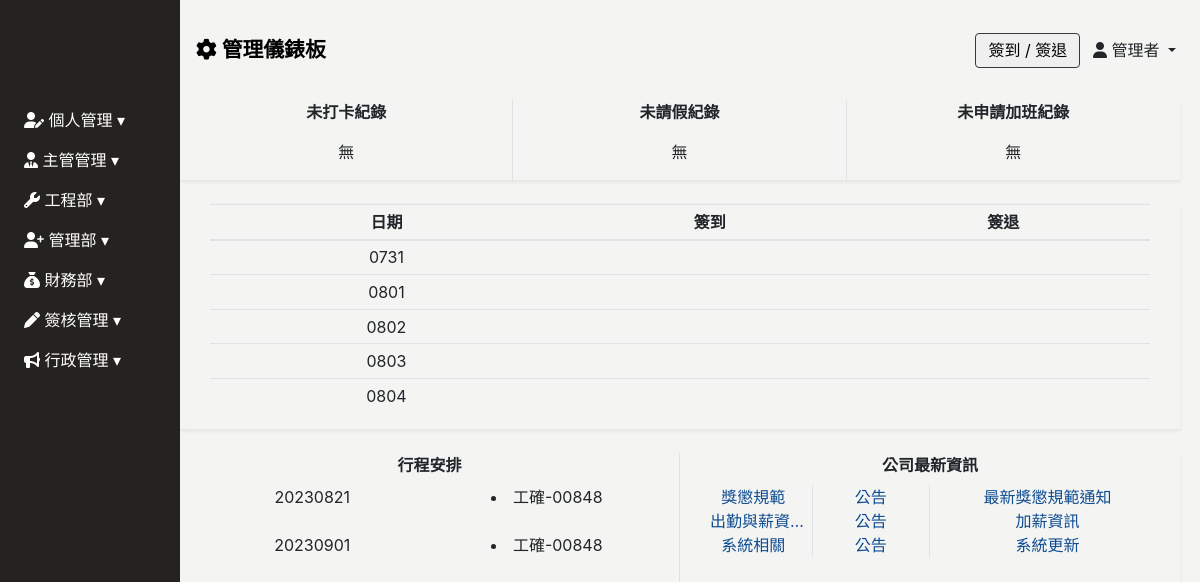
The app's page / (signed in) with its own data.
### Backend/models.py (models this page shows, shortened)
class ModifiedModel(models.Model):
    modified_by = models.ForeignKey("Employee", on_delete=models.SET_NULL, null=True, blank=True)
    created_date = models.DateField(default=timezone.now,verbose_name='建立日期')
    update_date = models.DateField(auto_now=True, verbose_name='更新日期')
    class Meta:
        abstract = True

class Employee(ModifiedModel):
    GENDER_CHOICES = [
        ('M', '男'),
        ('F', '女'),
    ]
    BLOOD_TYPE_CHOICES = [
        ('A', 'A型'),
        ('B', 'B型'),
        ('AB','AB型'),
        ('O', 'O型'),
    ]
    MARITAL_STATUS_CHOICES = [
        ('M', '已婚'),
        ('S', '未婚'),
        ('D', '離異'),
    ]
    MILITARY_STATUS_CHOICES = [
        ('M', '義務役'),
        ('E', '免服役'),
        ('A', '替代役'),
    ]
    user = models.OneToOneField(User, null=True, blank=True, on_delete=models.CASCADE)
    profile_image = models.ImageField(upload_to='employee_profile/', blank=True, null=True, default='employee_profile/default_profile.png', verbose_name='員工照片')
    full_name = models.CharField(max_length=10, null=True, blank=True, verbose_name='員工名稱')
    employee_id	 = models.CharField(max_length=30, blank=True,verbose_name='員工ID')
    departments = models.ForeignKey('Department', on_delete=models.SET_NULL, blank=True, null=True, related_name='employees', verbose_name='部門名稱')# 你可以通过department.employees.all()访问一个部门的所有员工。
    position = models.CharField(max_length=30, null=True, blank=True, verbose_name='職稱')
    phone_number = models.CharField(max_length=20, null=True, blank=True,verbose_name='手機號碼')
    contact_number = models.CharField(max_length=20, null=True, blank=True,verbose_name='聯絡電話')
    start_date = models.DateField(null=True, blank=True, verbose_name='到職日期')
    seniority = models.DecimalField(max_digits=3, decimal_places=1, null=True, blank=True, verbose_name='目前年資')
    id_number = models.CharField(max_length=20, null=True, blank=True, verbose_name='身份證字號')
    birthday = models.DateField(null=True, blank=True, verbose_name='出生日期')
    gender = models.CharField(max_length=1, choices=GENDER_CHOICES, null=True, blank=True, verbose_name='性別')
    blood_type = models.CharField(max_length=2, choices=BLOOD_TYPE_CHOICES, null=True, blank=True, verbose_name='血型')
    birth_place = models.CharField(max_length=100, null=True, blank=True, verbose_name='出生地')
    marital_status = models.CharField(max_length=1, choices=MARITAL_STATUS_CHOICES, null=True, blank=True, verbose_name='婚姻狀況')
    military_status = models.CharField(max_length=1, choices=MILITARY_STATUS_CHOICES, null=True, blank=True, verbose_name='兵役狀況')
    permanent_address = models.CharField(max_length=50, null=True, blank=True, verbose_name='戶籍地址')
    current_address_city = models.CharField(max_length=50, null=True, blank=True, verbose_name='現居地址縣市')
    current_address = models.CharField(max_length=50, null=True, blank=True, verbose_name='現居地址')
    location = models.CharField(max_length=50, null=True, blank=True, verbose_name='所在地')
    company_email = models.EmailField(null=True, blank=True, verbose_name='公司E_Mail')
    personal_email = models.EmailField(null=True, blank=True, verbose_name='個人E_Mail')
    emergency_contact = models.CharField(max_length=50, null=True, blank=True, verbose_name='緊急聯絡人1')
    emergency_contact_relations = models.CharField(max_length=50, null=True, blank=True, verbose_name='關係1')
    emergency_contact_phone = models.CharField(max_length=20, null=True, blank=True, verbose_name='聯絡人電話1')
    class Meta:
        verbose_name = "員工"   # 單數
        verbose_name_plural = verbose_name   #複數

class Project_Job_Assign(ModifiedModel):
    project_confirmation= models.ForeignKey(Project_Confirmation,on_delete=models.CASCADE,related_name='project',null=True, blank=True, verbose_name="工程確認單") # 連帶帶出來的資料可重複
    attendance_date =models.JSONField(null=True, blank=True, verbose_name="出勤日期")
    work_employee = models.ManyToManyField('Employee', related_name='projects_work_employee', blank=True, verbose_name='工作人員')
    lead_employee = models.ManyToManyField('Employee', related_name='projects_lead_employee', blank=True, verbose_name="帶班人員")
    vehicle = models.CharField(max_length=100,null=True, blank=True, verbose_name='使用車輛')
    location = models.CharField(max_length=100,null=True, blank=True, verbose_name="工作地點")
    project_type = models.CharField(max_length=100,null=True, blank=True, verbose_name='工作類型')
    remark = models.TextField(null=True, blank=True, verbose_name="備註")
    attachment = models.FileField(upload_to="project-attachment/", null=True, blank=True, verbose_name="工確單附件")
    class Meta:
        verbose_name = "工作派任計畫"   # 單數
        verbose_name_plural = verbose_name   #複數
        ordering = ['-id']
    def attachment_link(self):
        if self.attachment:
            return format_html("<a href='%s' download>下載</a>" % (self.attachment.url,))
        else:
            return "無"
    attachment_link.allow_tags = True

class Project_Confirmation(ModifiedModel):
    project_confirmation_id = models.CharField(max_length=100, null=True, blank=True, verbose_name="工確單編號")
    quotation_id = models.CharField(max_length=100, null=True, blank=True, verbose_name="報價單號")
    project_name = models.CharField(max_length=100, null=True, blank=True, verbose_name="工程名稱")
    order_id = models.CharField(max_length=100, null=True, blank=True, verbose_name='訂單編號')
    c_a = models.CharField(max_length=100, null=True, blank=True, verbose_name='母案編號')
    client = models.CharField(max_length=100, null=True, blank=True, verbose_name='客戶簡稱')
    requisition = models.CharField(max_length=100, null=True, blank=True, verbose_name='請購單位')
    turnover = models.CharField(max_length=10, null=True, blank=True, verbose_name='成交金額')
    is_completed = models.BooleanField(verbose_name='完工狀態',blank=True,default=False)
    completion_report_employee = models.ManyToManyField(Employee, related_name='projects_confirmation_report_employee', blank=True, verbose_name='完工回報人')
    completion_report_date = models.DateField(null=True, blank=True, verbose_name="完工回報日期")
    remark = models.TextField(null=True, blank=True, verbose_name="備註")
    attachment = models.FileField(upload_to="project_confirmation_reassignment_attachment", null=True, blank=True, verbose_name="完工重派附件")
    class Meta:
        verbose_name = "工程確認單"   # 單數
        verbose_name_plural = verbose_name   #複數
        ordering = ['-id']

class News(ModifiedModel):
    NEWS_TYPE = (
        ('1', '獎懲規範'),
        ('2', '系統相關'),
        ('3', '出勤與薪資相關'),
        ('4', '車輛相關'),
        ('5', '津貼相關'),
        ('6', '異常報告相關'),
    )
    CATEGORY_TYPE = (
        ('1', '公告'),
        ('2', '文管'),
    )
    LEVEL_TYPE = (
        ('H', '高'),
        ('M', '中'),
        ('L', '低'),
    )
    title = models.CharField(max_length=30, blank=True, null=True, verbose_name="公告標題")
    category = models.CharField(max_length=1, choices=NEWS_TYPE, blank=True, null=True, verbose_name="公告類別")
    type = models.CharField(max_length=1, choices=CATEGORY_TYPE, blank=True, null=True, verbose_name="類別")
    level = models.CharField(max_length=1, choices=LEVEL_TYPE, blank=True, null=True, verbose_name="重要性")
    editor_content = models.TextField(blank=True, null=True, verbose_name='內容')
    attachment = models.FileField(upload_to="news_attachment", null=True, blank=True, verbose_name="公告附件")
    class Meta:
        verbose_name = "最新消息"   # 單數
        verbose_name_plural = verbose_name   #複數

### Frontend/views.py (the view, shortened to what this page needs)
# urls.py: path('', views.Index.as_view(), name="index"),
class Index(View):
    def get(self,request):
        if not isinstance(request.user, AnonymousUser):
            news = News.objects.all()
            employeeid = request.user.employee
            clock_inout = get_weekly_clock_data(employeeid)
            related_projects = Project_Job_Assign.objects.filter(lead_employee__in=[employeeid])|Project_Job_Assign.objects.filter(    work_employee__in=[employeeid]        )
            related_projects = related_projects.distinct()
            grouped_projects = {}
            for project in related_projects:
                if project.attendance_date:
                    for date_str in project.attendance_date:
                        date_obj = date.fromisoformat(date_str)
                        print(date_obj)
                        print( date.today())
                        if date_obj >= date.today():
                            if date_str in grouped_projects:
                                grouped_projects[date_str].append(project)
                            else:
                                grouped_projects[date_str] = [project]
            sorted_grouped_projects = dict(sorted(grouped_projects.items()))
            context = {
                'clock_inout':clock_inout,
                'news':news,
                "grouped_projects":sorted_grouped_projects,
            }
            return render(request, 'index/index-login.html', context)
        else:
            return render(request, 'index/index-unlogin.html')

### Backend/utils.py (called while the page is built)
def get_weekdays(to_week):
    weekdays = []
    today = date.today()
    current_date = today - timedelta(days=today.weekday())
    while current_date.weekday() < to_week:
        weekdays.append(current_date)
        current_date += timedelta(days=1)
    return weekdays

def get_weekly_clock_data(userid):
    weekdays = get_weekdays(5)
    weekly_clock_data = []
    for weekday in weekdays:
        clock_records = Clock.objects.filter(created_date=weekday).filter(employee_id=userid).order_by('clock_time')
        check_in = clock_records.first().clock_time.strftime('%H:%M') if clock_records else ''
        check_out = clock_records.last().clock_time.strftime('%H:%M') if clock_records and len(clock_records) > 1 else ""
        daily_data = {
            'day': weekday.strftime('%m%d'),
            'checkin': check_in,
            'checkout': check_out
        }
        weekly_clock_data.append(daily_data)
    return weekly_clock_data

### Frontend/templatetags/custom_tags.py (called while the page is built)
@register.filter(name='highlight_date')
def highlight_date(date_str):
    try:
        date_obj = datetime.strptime(date_str, '%Y%m%d')
        today_date = datetime.now().date()
        if date_obj.date() == today_date:
            return f'<p style="color: red;">{date_str}</p>'
        else:
            return f'<p>{date_str}</p>'
    except ValueError:
        return date_str

### Frontend/templates/index/index-login.html (shortened to what this page needs)
{% extends 'base/base_dashboard.html' %}
{% block import %}
{% load static%}
{% endblock %}
{% load custom_tags %}
{% block main %}
<div class="main">
    <div class="container shadow-sm">
        <div class="row text-center">
            <div class="clock-inout-record border-right col-12 col-md-4">
                <div class="clock-inout-record-title font-weight-bold">未打卡紀錄</div>
                <div class="clock-inout-record-content my-3">
                    無
                </div>
            </div>
            <div class="clock-inout-record border-right col-12 col-md-4">
                <div class="clock-inout-record-title font-weight-bold">未請假紀錄</div>
                <div class="clock-inout-record-content my-3">
                    無
                </div>
            </div>
            <div class="clock-inout-record col-12 col-md-4">
                <div class="clock-inout-record-title font-weight-bold">未申請加班紀錄</div>
                <div class="clock-inout-record-content my-3">
                    無
                </div>
            </div>
        </div>
    </div>
    <div class="container shadow-sm mt-4">
        <div class="row text-center">
            <div class="col-12" style="min-height: 150px;">
                <div class="container table-responsive">
                    <table class="table table-sm table-hover">
                        <thead>
                            <tr class="text-nowrap">
                                <th>日期</th>
                                <th>簽到</th>
                                <th>簽退</th>
                            </tr>
                        </thead>
                        <tbody>
                            {% for e in clock_inout %}
                            <tr>
                                <td>{{ e.day }}</td>
                                <td>{{ e.checkin }}</td>
                                <td>{{ e.checkout }}</td>
                            </tr>
                            {% endfor %}
                        </tbody>
                    </table>
                </div>
            </div>
        </div>
    </div>
    <div class="container shadow-sm mt-4">
        <div class="row text-center">
            <div class="col-12 col-md-6  border-right" style="min-height: 150px;">
                <div class="font-weight-bold mb-2">行程安排</div>
                <div class="schedule container">
                    {% for date, projects in grouped_projects.items %}
                    <div class="row">
                        <div class="col-6">
                            {{ date|highlight_date|safe }}
                        </div>
                        <div class="col-6">
                            {% for project in projects %}
                            <li href=""
                                onclick="showjobassign('{{ project.project_confirmation.project_confirmation_id }}|{{ project.project_confirmation.project_name}}')">
                                {{ project.project_confirmation.project_confirmation_id }}
                            </li>
                            <br>
                            {% endfor %}
                        </div>
                    </div>
                    {% endfor %}
                </div>
            </div>
            <div class=" col-12 col-md-6" style="min-height: 150px;">
                <div class="font-weight-bold mb-2">公司最新資訊 </div>
                <div class="news container">
                    {% for n in news %}
                    <a href="" data-toggle="modal" data-target="#news-modal"
                        data-content="{{ n.title }}|{{ n.get_category_display }}|{{ n.get_type_display }}|{{ n.get_level_display }}|{{ n.created_date }}|{{ n.editor_content }}">
                        <div class="row">
                            <div class="col-3 border-right">{{ n.get_category_display| truncatechars_html:6|safe }}</div>
                            <div class="col-3 border-right">{{ n.get_type_display }}</div>
                            <div class="col-6">{{ n.title }}</div>
                        </div>
                    </a>
                    {% endfor %}
                </div>
            </div>
        </div>
    </div>
</div>
{% endblock %}

### Frontend/templates/base/header.html (shortened to what this page needs)
<header class="d-flex justify-content-between align-items-center px-3">
    <div>
        <a href="{% url 'index' %}" style="color: #000; text-decoration: none;">
            <span class="font-weight-bold" style="font-size: clamp(1rem, 2vw, 1.3rem);">
                <i class="fa-solid fa-gear"></i> 管理儀錶板
            </span>
        </a>
    </div>
    <div>
        <button type="button" class="border border-dark rounded mr-2" data-toggle="modal" data-target="#clock-inout" @click="catchDateTime">
            簽到 / 簽退
        </button>
        <span class="dropdown-toggle mr-2" data-toggle="dropdown">
            <i class="fa-solid fa-user"></i> {{ request.user.employee.full_name }}
        </span>
    </div>
</header>
{% load static %}

### static/css/base/base.css (style rules this page uses)
:root { --sidebar-width: 180px; --theme-black: #252320; --theme-white: #f4f4f3; }
body { background: var(--theme-white); }
a { color: #0d4c91; }

### static/css/index/index-login.css (style rules this page uses)
.news .row { overflow: hidden; text-overflow: ellipsis; white-space: nowrap; }
.main { width: calc(100vw - var(--sidebar-width) - 20px); position: relative; left: var(--sidebar-width); top: 100px; }
header { width: calc(100vw - var(--sidebar-width)); height: 100px; background: var(--theme-white); position: fixed; left: var(--sidebar-width); z-index: 1; }
header button { width: 105px; height: 35px; }

### records on screen
Project_Job_Assign: date "20230821", project_confirmation.project_confirmation_id "工確-00848", date "20230901"
News: category "獎懲規範", type "公告", title "最新獎懲規範通知"
News: category "出勤與薪資…", type "公告", title "加薪資訊"
News: category "系統相關", type "公告", title "系統更新"

### other values on screen
{{ request.user.employee.full_name }} "管理者"
{{ e.day }} "0731" "0801" "0802" "0803" "0804"
